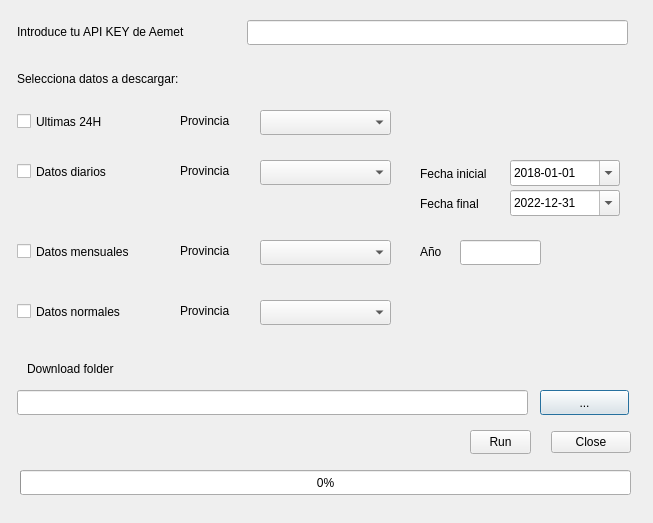
<?xml version="1.0" encoding="UTF-8"?>
<ui version="4.0">
 <class>AemetDownloaderDialogBase</class>
 <widget class="QDialog" name="AemetDownloaderDialogBase">
  <property name="geometry">
   <rect>
    <x>0</x>
    <y>0</y>
    <width>653</width>
    <height>523</height>
   </rect>
  </property>
  <property name="windowTitle">
   <string>AemetOpenDataDownloader</string>
  </property>
  <widget class="QComboBox" name="comboBox_prov_24h">
   <property name="geometry">
    <rect>
     <x>260</x>
     <y>110</y>
     <width>131</width>
     <height>25</height>
    </rect>
   </property>
  </widget>
  <widget class="QLabel" name="label">
   <property name="geometry">
    <rect>
     <x>180</x>
     <y>110</y>
     <width>71</width>
     <height>21</height>
    </rect>
   </property>
   <property name="text">
    <string>Provincia</string>
   </property>
  </widget>
  <widget class="QLineEdit" name="lineEdit_path">
   <property name="geometry">
    <rect>
     <x>17</x>
     <y>390</y>
     <width>511</width>
     <height>25</height>
    </rect>
   </property>
  </widget>
  <widget class="QPushButton" name="pushButton_select_path">
   <property name="geometry">
    <rect>
     <x>540</x>
     <y>390</y>
     <width>89</width>
     <height>25</height>
    </rect>
   </property>
   <property name="text">
    <string>...</string>
   </property>
  </widget>
  <widget class="QLabel" name="label_2">
   <property name="geometry">
    <rect>
     <x>27</x>
     <y>360</y>
     <width>231</width>
     <height>17</height>
    </rect>
   </property>
   <property name="text">
    <string>Download folder</string>
   </property>
  </widget>
  <widget class="QDialogButtonBox" name="button_Box">
   <property name="enabled">
    <bool>true</bool>
   </property>
   <property name="geometry">
    <rect>
     <x>550</x>
     <y>427</y>
     <width>81</width>
     <height>31</height>
    </rect>
   </property>
   <property name="orientation">
    <enum>Qt::Horizontal</enum>
   </property>
   <property name="standardButtons">
    <set>QDialogButtonBox::Close</set>
   </property>
  </widget>
  <widget class="QLabel" name="label_3">
   <property name="geometry">
    <rect>
     <x>17</x>
     <y>70</y>
     <width>231</width>
     <height>17</height>
    </rect>
   </property>
   <property name="text">
    <string>Selecciona datos a descargar:</string>
   </property>
  </widget>
  <widget class="QCheckBox" name="checkBox_24h">
   <property name="geometry">
    <rect>
     <x>17</x>
     <y>110</y>
     <width>121</width>
     <height>23</height>
    </rect>
   </property>
   <property name="text">
    <string>Ultimas 24H</string>
   </property>
  </widget>
  <widget class="QCheckBox" name="checkBox_diarios">
   <property name="geometry">
    <rect>
     <x>17</x>
     <y>160</y>
     <width>121</width>
     <height>23</height>
    </rect>
   </property>
   <property name="text">
    <string>Datos diarios</string>
   </property>
  </widget>
  <widget class="QCheckBox" name="checkBox_mes">
   <property name="geometry">
    <rect>
     <x>17</x>
     <y>240</y>
     <width>151</width>
     <height>23</height>
    </rect>
   </property>
   <property name="text">
    <string>Datos mensuales</string>
   </property>
  </widget>
  <widget class="QCheckBox" name="checkBox_normales">
   <property name="geometry">
    <rect>
     <x>17</x>
     <y>300</y>
     <width>141</width>
     <height>23</height>
    </rect>
   </property>
   <property name="text">
    <string>Datos normales</string>
   </property>
  </widget>
  <widget class="QComboBox" name="comboBox_prov_diarios">
   <property name="geometry">
    <rect>
     <x>260</x>
     <y>160</y>
     <width>131</width>
     <height>25</height>
    </rect>
   </property>
  </widget>
  <widget class="QComboBox" name="comboBox_prov_norm">
   <property name="geometry">
    <rect>
     <x>260</x>
     <y>300</y>
     <width>131</width>
     <height>25</height>
    </rect>
   </property>
  </widget>
  <widget class="QComboBox" name="comboBox_prov_mes">
   <property name="geometry">
    <rect>
     <x>260</x>
     <y>240</y>
     <width>131</width>
     <height>25</height>
    </rect>
   </property>
  </widget>
  <widget class="QLabel" name="label_11">
   <property name="geometry">
    <rect>
     <x>420</x>
     <y>163</y>
     <width>91</width>
     <height>21</height>
    </rect>
   </property>
   <property name="text">
    <string>Fecha inicial</string>
   </property>
  </widget>
  <widget class="QDateEdit" name="dateEdit_fecha_ini">
   <property name="geometry">
    <rect>
     <x>510</x>
     <y>160</y>
     <width>110</width>
     <height>26</height>
    </rect>
   </property>
   <property name="dateTime">
    <datetime>
     <hour>0</hour>
     <minute>0</minute>
     <second>0</second>
     <year>2018</year>
     <month>1</month>
     <day>1</day>
    </datetime>
   </property>
   <property name="maximumDateTime">
    <datetime>
     <hour>23</hour>
     <minute>59</minute>
     <second>59</second>
     <year>2022</year>
     <month>12</month>
     <day>31</day>
    </datetime>
   </property>
   <property name="minimumDate">
    <date>
     <year>1900</year>
     <month>9</month>
     <day>14</day>
    </date>
   </property>
   <property name="displayFormat">
    <string>yyyy-MM-dd</string>
   </property>
   <property name="calendarPopup">
    <bool>true</bool>
   </property>
   <property name="date">
    <date>
     <year>2018</year>
     <month>1</month>
     <day>1</day>
    </date>
   </property>
  </widget>
  <widget class="QLabel" name="label_12">
   <property name="geometry">
    <rect>
     <x>420</x>
     <y>193</y>
     <width>81</width>
     <height>21</height>
    </rect>
   </property>
   <property name="text">
    <string>Fecha final</string>
   </property>
  </widget>
  <widget class="QDateEdit" name="dateEdit_fecha_fin">
   <property name="geometry">
    <rect>
     <x>510</x>
     <y>190</y>
     <width>110</width>
     <height>26</height>
    </rect>
   </property>
   <property name="displayFormat">
    <string>yyyy-MM-dd</string>
   </property>
   <property name="calendarPopup">
    <bool>true</bool>
   </property>
   <property name="date">
    <date>
     <year>2022</year>
     <month>12</month>
     <day>31</day>
    </date>
   </property>
  </widget>
  <widget class="QLineEdit" name="lineEdit_api_key">
   <property name="geometry">
    <rect>
     <x>247</x>
     <y>20</y>
     <width>381</width>
     <height>25</height>
    </rect>
   </property>
  </widget>
  <widget class="QLabel" name="label_5">
   <property name="geometry">
    <rect>
     <x>17</x>
     <y>20</y>
     <width>221</width>
     <height>23</height>
    </rect>
   </property>
   <property name="text">
    <string>Introduce tu API KEY de Aemet</string>
   </property>
  </widget>
  <widget class="QLineEdit" name="lineEdit_anio_val_mes">
   <property name="geometry">
    <rect>
     <x>460</x>
     <y>240</y>
     <width>81</width>
     <height>25</height>
    </rect>
   </property>
  </widget>
  <widget class="QLabel" name="label_4">
   <property name="geometry">
    <rect>
     <x>420</x>
     <y>240</y>
     <width>31</width>
     <height>23</height>
    </rect>
   </property>
   <property name="text">
    <string>Año</string>
   </property>
  </widget>
  <widget class="QPushButton" name="pushButton_run">
   <property name="geometry">
    <rect>
     <x>470</x>
     <y>430</y>
     <width>61</width>
     <height>24</height>
    </rect>
   </property>
   <property name="text">
    <string>Run</string>
   </property>
  </widget>
  <widget class="QProgressBar" name="progressBar">
   <property name="geometry">
    <rect>
     <x>20</x>
     <y>470</y>
     <width>611</width>
     <height>25</height>
    </rect>
   </property>
   <property name="value">
    <number>0</number>
   </property>
  </widget>
  <widget class="QLabel" name="label_6">
   <property name="geometry">
    <rect>
     <x>180</x>
     <y>160</y>
     <width>71</width>
     <height>21</height>
    </rect>
   </property>
   <property name="text">
    <string>Provincia</string>
   </property>
  </widget>
  <widget class="QLabel" name="label_7">
   <property name="geometry">
    <rect>
     <x>180</x>
     <y>240</y>
     <width>71</width>
     <height>21</height>
    </rect>
   </property>
   <property name="text">
    <string>Provincia</string>
   </property>
  </widget>
  <widget class="QLabel" name="label_8">
   <property name="geometry">
    <rect>
     <x>180</x>
     <y>300</y>
     <width>71</width>
     <height>21</height>
    </rect>
   </property>
   <property name="text">
    <string>Provincia</string>
   </property>
  </widget>
 </widget>
 <resources/>
 <connections>
  <connection>
   <sender>button_Box</sender>
   <signal>accepted()</signal>
   <receiver>AemetDownloaderDialogBase</receiver>
   <slot>accept()</slot>
   <hints>
    <hint type="sourcelabel">
     <x>590</x>
     <y>512</y>
    </hint>
    <hint type="destinationlabel">
     <x>325</x>
     <y>302</y>
    </hint>
   </hints>
  </connection>
  <connection>
   <sender>button_Box</sender>
   <signal>rejected()</signal>
   <receiver>AemetDownloaderDialogBase</receiver>
   <slot>reject()</slot>
   <hints>
    <hint type="sourcelabel">
     <x>590</x>
     <y>512</y>
    </hint>
    <hint type="destinationlabel">
     <x>325</x>
     <y>302</y>
    </hint>
   </hints>
  </connection>
 </connections>
</ui>
